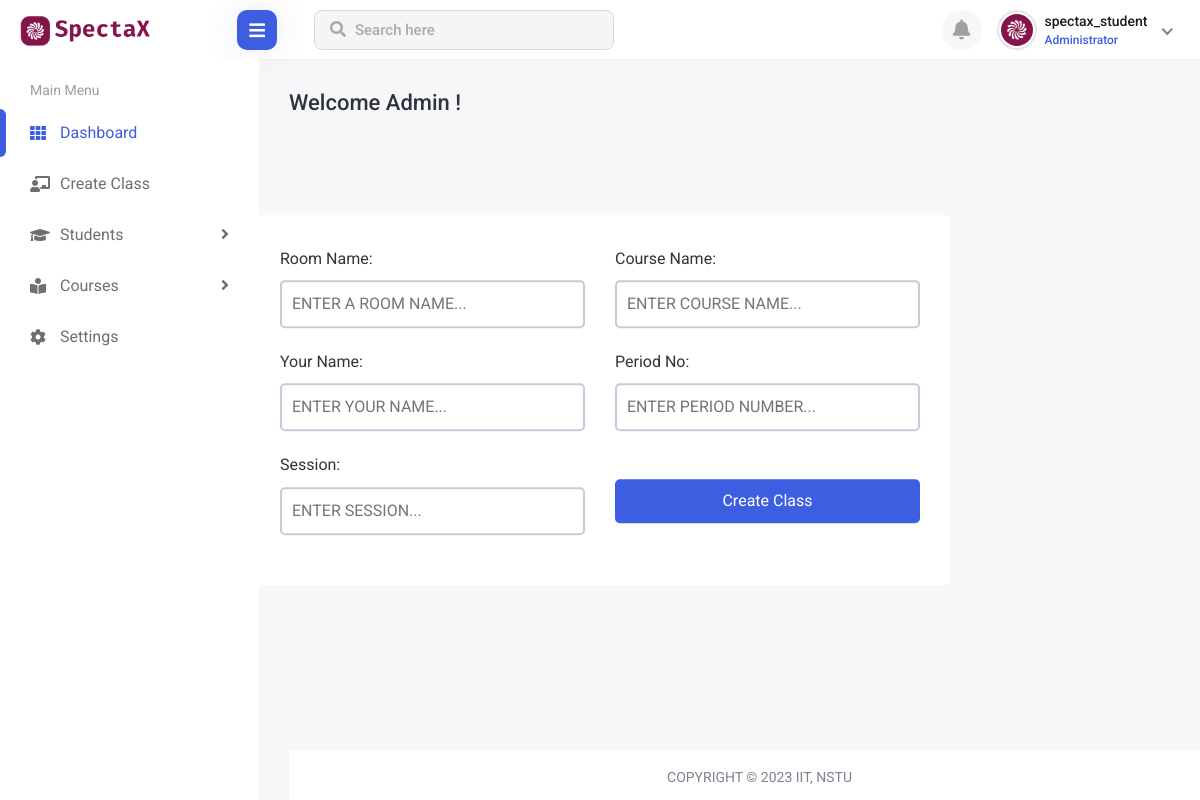
/teacher/create-class (signed in), run on the app's committed database.
### base/models.py (models this page shows, shortened)
class CustomUser(AbstractUser):
    roll = models.CharField(max_length=200)
    session = models.CharField(max_length=100)
    profile_pic = models.ImageField(upload_to='profile_pics/', blank=True, null=True)

### base/views.py (the view)
# urls.py: path('teacher/create-class', views.create_class, name="create_class"),
def create_class(request):
  return render(request, 'teacher/class/create-class.html')

### template/teacher/class/create-class.html (shortened to what this page needs)
{% extends 'admin-base.html' %} {% load static %} {% block content %}
<div class="page-header">
  <div class="row">
    <div class="col-sm-12">
      <div class="page-sub-header">
        <h3 class="page-title">
          Welcome {{ request.user.first_name }} {{request.user.last_name }}!
        </h3>
      </div>
    </div>
  </div>
</div>
<div id="main-content">
  <div class="contents">
    <main id="create-class">
      <section id="form-container">
        <form id="form">
          <div class="field-wrapper">
            <div class="row">
              <div class="col-md-6">
                <div class="form-field">
                  <label>Room Name:</label>
                  <input
                    name="room"
                    placeholder="Enter a room name..."
                    style="text-transform: uppercase"
                  />
                </div>
                <div class="form-field">
                  <label>Your Name:</label>
                  <input
                    name="name"
                    placeholder="Enter your name..."
                    style="text-transform: uppercase"
                  />
                </div>
                <div class="form-field">
                  <label>Session:</label>
                  <input
                    name="session"
                    placeholder="Enter session..."
                    style="text-transform: uppercase"
                  />
                </div>
              </div>
              <div class="col-md-6">
                <div class="form-field">
                  <label>Course Name:</label>
                  <input
                    name="course"
                    placeholder="Enter course name..."
                    style="text-transform: uppercase"
                  />
                </div>
                <div class="form-field">
                  <label>Period No:</label>
                  <input
                    name="period"
                    placeholder="Enter period number..."
                    style="text-transform: uppercase"
                  />
                </div>
                <div class="form-field mt-5">
                  <input type="submit" value= {% if user.is_staff %} "Create Class" {% else %} "Join Class" {% endif %} />
                </div>
              </div>
            </div>
          </div>
        </form>
      </section>
    </main>
  </div>
</div>
{% endblock content %}

### template/admin-base.html (shortened to what this page needs)
<!DOCTYPE html>
{% load static %}
<html>
  <head>
    <link
      rel="stylesheet"
      href="https://use.fontawesome.com/releases/v5.15.4/css/all.css"
    />
    <link
      rel="stylesheet"
      href="{% static 'assets/plugins/feather/feather.css' %}"
    />
    <link
      rel="stylesheet"
      href="{% static 'assets/plugins/fontawesome/fontawesome.min.css' %}"
    />
    <link
      rel="stylesheet"
      href="{% static 'assets/plugins/fontawesome/all.min.css' %}"
    />
    <link
      rel="stylesheet"
      href="{% static 'assets/plugins/simplecalendar/simple-calendar.css' %}"
    />
    <link rel="stylesheet" href="{% static 'css/bootstrap.min.css' %}" />
    <link rel="stylesheet" href="{% static 'css/style.css' %}" />
  </head>
  <body>
    <div class="main-wrapper">
      <div class="header">
        <div class="header-left">
          <a href="index.html" class="logo">
            <img
              src="{% static 'images/logo.png' %}"
              alt="Logo"
              width="30"
              height="30"
            />
          </a>
        </div>
        <div class="menu-toggle">
          <a href="javascript:void(0);" id="toggle_btn">
            <i class="fas fa-bars"></i>
          </a>
        </div>
        <div class="top-nav-search">
          <form>
            <input type="text" class="form-control" placeholder="Search here" />
            <button class="btn" type="submit">
              <i class="fas fa-search"></i>
            </button>
          </form>
        </div>
        <ul class="nav user-menu">
          <li class="nav-item dropdown language-drop me-2">
            <a
              href="#"
              class="dropdown-toggle nav-link header-nav-list"
              data-bs-toggle="dropdown"
            >
              <i class="fas fa-bell"></i>
            </a>
          </li>
          <li class="nav-item dropdown has-arrow new-user-menus">
            <a
              href="#"
              class="dropdown-toggle nav-link"
              data-bs-toggle="dropdown"
            >
              <span class="user-img">
                <img
                  class="rounded-circle"
                  src="{% static 'images/favicon.png' %}"
                  width="31"
                  alt="Soeng Souy"
                />
                <div class="user-text">
                  <h6>{{ request.user.username }}</h6>
                  <p class="text-muted mb-0">Administrator</p>
                </div>
              </span>
            </a>
          </li>
        </ul>
      </div>
      <div class="sidebar" id="sidebar">
        <div class="sidebar-inner slimscroll">
          <div id="sidebar-menu" class="sidebar-menu">
            <ul>
              <li class="menu-title">
                <span>Main Menu</span>
              </li>
              <li class="active">
                <a href="{% url 'teacher-dashboard' %}">
                  <i class="fas fa-th"></i>
                  <span> Dashboard</span>
                </a>
              </li>
              <li>
                <a href="{% url 'create_class' %}">
                  <i class="fas fa-chalkboard-teacher"></i>
                  <span>Create Class</span>
                </a>
              </li>
              <li class="submenu">
                <a href="#"
                  ><i class="fas fa-graduation-cap"></i> <span> Students</span>
                  <span class="menu-arrow"></span
                ></a>
              </li>
              <li class="submenu">
                <a href="#"
                  ><i class="fas fa-book-reader"></i> <span> Courses</span>
                  <span class="menu-arrow"></span
                ></a>
              </li>
              <li>
                <a href="{% url 'settings' %}"
                  ><i class="fas fa-cog"></i> <span>Settings</span></a
                >
              </li>
            </ul>
          </div>
        </div>
      </div>
      <div class="page-wrapper">
        <div class="content container-fluid">
          {% block content %}{% endblock content %}
        <footer>
          <p>Copyright © 2023 IIT, NSTU</p>
        </footer>
      </div>
    </div>
  </body>
</html>

### data on the page
CustomUser: user.username "spectax_student", user.first_name "Admin", is_staff "Create Class"
